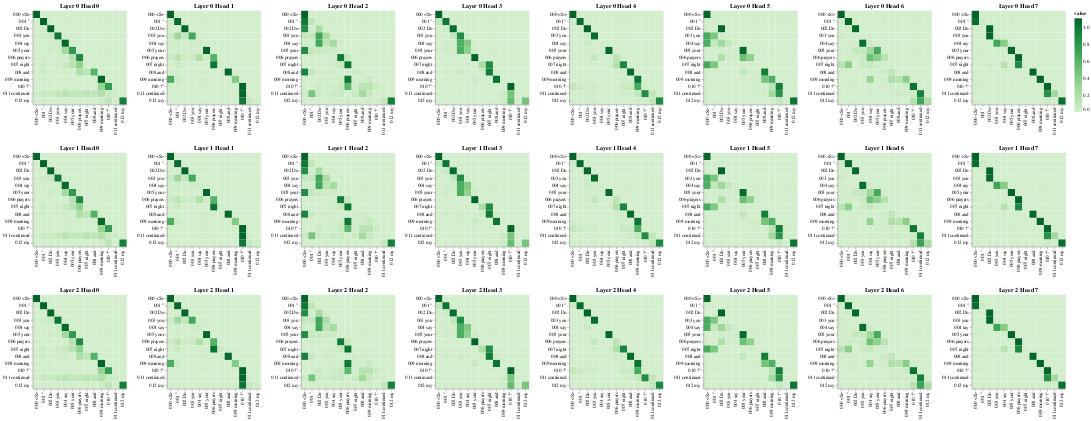

The cell this chart's notebook holds for it:
### Code cell
# Decoder Self-Attention
get_all_attention_maps("decoder", layers, heads, decoder_input_tokens, decoder_input_tokens, min(20, sentence_len))

### Figure 1 — Vega-Lite specification as saved in the notebook (floating-point values rounded to 4 significant figures; data arrays with more than 128 entries replaced by an {"elided": "..."} marker saying what was removed)
{"config": {"view": {"continuousWidth": 300, "continuousHeight": 300}}, "vconcat": [{"hconcat": [{"data": {"name": "data-a73485e702df9441bf94d6cb0440f69d"}, "mark": {"type": "rect"}, "encoding": {"color": {"field": "value", "scale": {"scheme": "greens"}, "type": "quantitative"}, "tooltip": [{"field": "row", "type": "quantitative"}, {"field": "column", "type": "quantitative"}, {"field": "value", "type": "quantitative"}, {"field": "row_token", "type": "nominal"}, {"field": "col_token", "type": "nominal"}], "x": {"axis": {"title": ""}, "field": "col_token", "type": "nominal"}, "y": {"axis": {"title": ""}, "field": "row_token", "type": "nominal"}}, "height": 200, "name": "view_73", "title": "Layer 0 Head 0", "width": 200}, {"data": {"name": "data-8de33161d3090bdfdb34ce49c3c245b1"}, "mark": {"type": "rect"}, "encoding": {"color": {"field": "value", "scale": {"scheme": "greens"}, "type": "quantitative"}, "tooltip": [{"field": "row", "type": "quantitative"}, {"field": "column", "type": "quantitative"}, {"field": "value", "type": "quantitative"}, {"field": "row_token", "type": "nominal"}, {"field": "col_token", "type": "nominal"}], "x": {"axis": {"title": ""}, "field": "col_token", "type": "nominal"}, "y": {"axis": {"title": ""}, "field": "row_token", "type": "nominal"}}, "height": 200, "name": "view_74", "title": "Layer 0 Head 1", "width": 200}, {"data": {"name": "data-a3191b47af414160c293c6724fa5b441"}, "mark": {"type": "rect"}, "encoding": {"color": {"field": "value", "scale": {"scheme": "greens"}, "type": "quantitative"}, "tooltip": [{"field": "row", "type": "quantitative"}, {"field": "column", "type": "quantitative"}, {"field": "value", "type": "quantitative"}, {"field": "row_token", "type": "nominal"}, {"field": "col_token", "type": "nominal"}], "x": {"axis": {"title": ""}, "field": "col_token", "type": "nominal"}, "y": {"axis": {"title": ""}, "field": "row_token", "type": "nominal"}}, "height": 200, "name": "view_75", "title": "Layer 0 Head 2", "width": 200}, {"data": {"name": "data-2ccedd02f02d474c8225c9e0121c010e"}, "mark": {"type": "rect"}, "encoding": {"color": {"field": "value", "scale": {"scheme": "greens"}, "type": "quantitative"}, "tooltip": [{"field": "row", "type": "quantitative"}, {"field": "column", "type": "quantitative"}, {"field": "value", "type": "quantitative"}, {"field": "row_token", "type": "nominal"}, {"field": "col_token", "type": "nominal"}], "x": {"axis": {"title": ""}, "field": "col_token", "type": "nominal"}, "y": {"axis": {"title": ""}, "field": "row_token", "type": "nominal"}}, "height": 200, "name": "view_76", "title": "Layer 0 Head 3", "width": 200}, {"data": {"name": "data-0299336cc848dc231034310f74d5f251"}, "mark": {"type": "rect"}, "encoding": {"color": {"field": "value", "scale": {"scheme": "greens"}, "type": "quantitative"}, "tooltip": [{"field": "row", "type": "quantitative"}, {"field": "column", "type": "quantitative"}, {"field": "value", "type": "quantitative"}, {"field": "row_token", "type": "nominal"}, {"field": "col_token", "type": "nominal"}], "x": {"axis": {"title": ""}, "field": "col_token", "type": "nominal"}, "y": {"axis": {"title": ""}, "field": "row_token", "type": "nominal"}}, "height": 200, "name": "view_77", "title": "Layer 0 Head 4", "width": 200}, {"data": {"name": "data-54608fd4edcf4bc38aae56f388931cfa"}, "mark": {"type": "rect"}, "encoding": {"color": {"field": "value", "scale": {"scheme": "greens"}, "type": "quantitative"}, "tooltip": [{"field": "row", "type": "quantitative"}, {"field": "column", "type": "quantitative"}, {"field": "value", "type": "quantitative"}, {"field": "row_token", "type": "nominal"}, {"field": "col_token", "type": "nominal"}], "x": {"axis": {"title": ""}, "field": "col_token", "type": "nominal"}, "y": {"axis": {"title": ""}, "field": "row_token", "type": "nominal"}}, "height": 200, "name": "view_78", "title": "Layer 0 Head 5", "width": 200}, {"data": {"name": "data-b0f86f2bbc79a5988c3439c265348406"}, "mark": {"type": "rect"}, "encoding": {"color": {"field": "value", "scale": {"scheme": "greens"}, "type": "quantitative"}, "tooltip": [{"field": "row", "type": "quantitative"}, {"field": "column", "type": "quantitative"}, {"field": "value", "type": "quantitative"}, {"field": "row_token", "type": "nominal"}, {"field": "col_token", "type": "nominal"}], "x": {"axis": {"title": ""}, "field": "col_token", "type": "nominal"}, "y": {"axis": {"title": ""}, "field": "row_token", "type": "nominal"}}, "height": 200, "name": "view_79", "title": "Layer 0 Head 6", "width": 200}, {"data": {"name": "data-094b92ce4d586e18756d043a944d6946"}, "mark": {"type": "rect"}, "encoding": {"color": {"field": "value", "scale": {"scheme": "greens"}, "type": "quantitative"}, "tooltip": [{"field": "row", "type": "quantitative"}, {"field": "column", "type": "quantitative"}, {"field": "value", "type": "quantitative"}, {"field": "row_token", "type": "nominal"}, {"field": "col_token", "type": "nominal"}], "x": {"axis": {"title": ""}, "field": "col_token", "type": "nominal"}, "y": {"axis": {"title": ""}, "field": "row_token", "type": "nominal"}}, "height": 200, "name": "view_80", "title": "Layer 0 Head 7", "width": 200}]}, {"hconcat": [{"data": {"name": "data-a73485e702df9441bf94d6cb0440f69d"}, "mark": {"type": "rect"}, "encoding": {"color": {"field": "value", "scale": {"scheme": "greens"}, "type": "quantitative"}, "tooltip": [{"field": "row", "type": "quantitative"}, {"field": "column", "type": "quantitative"}, {"field": "value", "type": "quantitative"}, {"field": "row_token", "type": "nominal"}, {"field": "col_token", "type": "nominal"}], "x": {"axis": {"title": ""}, "field": "col_token", "type": "nominal"}, "y": {"axis": {"title": ""}, "field": "row_token", "type": "nominal"}}, "height": 200, "name": "view_81", "title": "Layer 1 Head 0", "width": 200}, {"data": {"name": "data-8de33161d3090bdfdb34ce49c3c245b1"}, "mark": {"type": "rect"}, "encoding": {"color": {"field": "value", "scale": {"scheme": "greens"}, "type": "quantitative"}, "tooltip": [{"field": "row", "type": "quantitative"}, {"field": "column", "type": "quantitative"}, {"field": "value", "type": "quantitative"}, {"field": "row_token", "type": "nominal"}, {"field": "col_token", "type": "nominal"}], "x": {"axis": {"title": ""}, "field": "col_token", "type": "nominal"}, "y": {"axis": {"title": ""}, "field": "row_token", "type": "nominal"}}, "height": 200, "name": "view_82", "title": "Layer 1 Head 1", "width": 200}, {"data": {"name": "data-a3191b47af414160c293c6724fa5b441"}, "mark": {"type": "rect"}, "encoding": {"color": {"field": "value", "scale": {"scheme": "greens"}, "type": "quantitative"}, "tooltip": [{"field": "row", "type": "quantitative"}, {"field": "column", "type": "quantitative"}, {"field": "value", "type": "quantitative"}, {"field": "row_token", "type": "nominal"}, {"field": "col_token", "type": "nominal"}], "x": {"axis": {"title": ""}, "field": "col_token", "type": "nominal"}, "y": {"axis": {"title": ""}, "field": "row_token", "type": "nominal"}}, "height": 200, "name": "view_83", "title": "Layer 1 Head 2", "width": 200}, {"data": {"name": "data-2ccedd02f02d474c8225c9e0121c010e"}, "mark": {"type": "rect"}, "encoding": {"color": {"field": "value", "scale": {"scheme": "greens"}, "type": "quantitative"}, "tooltip": [{"field": "row", "type": "quantitative"}, {"field": "column", "type": "quantitative"}, {"field": "value", "type": "quantitative"}, {"field": "row_token", "type": "nominal"}, {"field": "col_token", "type": "nominal"}], "x": {"axis": {"title": ""}, "field": "col_token", "type": "nominal"}, "y": {"axis": {"title": ""}, "field": "row_token", "type": "nominal"}}, "height": 200, "name": "view_84", "title": "Layer 1 Head 3", "width": 200}, {"data": {"name": "data-0299336cc848dc231034310f74d5f251"}, "mark": {"type": "rect"}, "encoding": {"color": {"field": "value", "scale": {"scheme": "greens"}, "type": "quantitative"}, "tooltip": [{"field": "row", "type": "quantitative"}, {"field": "column", "type": "quantitative"}, {"field": "value", "type": "quantitative"}, {"field": "row_token", "type": "nominal"}, {"field": "col_token", "type": "nominal"}], "x": {"axis": {"title": ""}, "field": "col_token", "type": "nominal"}, "y": {"axis": {"title": ""}, "field": "row_token", "type": "nominal"}}, "height": 200, "name": "view_85", "title": "Layer 1 Head 4", "width": 200}, {"data": {"name": "data-54608fd4edcf4bc38aae56f388931cfa"}, "mark": {"type": "rect"}, "encoding": {"color": {"field": "value", "scale": {"scheme": "greens"}, "type": "quantitative"}, "tooltip": [{"field": "row", "type": "quantitative"}, {"field": "column", "type": "quantitative"}, {"field": "value", "type": "quantitative"}, {"field": "row_token", "type": "nominal"}, {"field": "col_token", "type": "nominal"}], "x": {"axis": {"title": ""}, "field": "col_token", "type": "nominal"}, "y": {"axis": {"title": ""}, "field": "row_token", "type": "nominal"}}, "height": 200, "name": "view_86", "title": "Layer 1 Head 5", "width": 200}, {"data": {"name": "data-b0f86f2bbc79a5988c3439c265348406"}, "mark": {"type": "rect"}, "encoding": {"color": {"field": "value", "scale": {"scheme": "greens"}, "type": "quantitative"}, "tooltip": [{"field": "row", "type": "quantitative"}, {"field": "column", "type": "quantitative"}, {"field": "value", "type": "quantitative"}, {"field": "row_token", "type": "nominal"}, {"field": "col_token", "type": "nominal"}], "x": {"axis": {"title": ""}, "field": "col_token", "type": "nominal"}, "y": {"axis": {"title": ""}, "field": "row_token", "type": "nominal"}}, "height": 200, "name": "view_87", "title": "Layer 1 Head 6", "width": 200}, {"data": {"name": "data-094b92ce4d586e18756d043a944d6946"}, "mark": {"type": "rect"}, "encoding": {"color": {"field": "value", "scale": {"scheme": "greens"}, "type": "quantitative"}, "tooltip": [{"field": "row", "type": "quantitative"}, {"field": "column", "type": "quantitative"}, {"field": "value", "type": "quantitative"}, {"field": "row_token", "type": "nominal"}, {"field": "col_token", "type": "nominal"}], "x": {"axis": {"title": ""}, "field": "col_token", "type": "nominal"}, "y": {"axis": {"title": ""}, "field": "row_token", "type": "nominal"}}, "height": 200, "name": "view_88", "title": "Layer 1 Head 7", "width": 200}]}, {"hconcat": [{"data": {"name": "data-a73485e702df9441bf94d6cb0440f69d"}, "mark": {"type": "rect"}, "encoding": {"color": {"field": "value", "scale": {"scheme": "greens"}, "type": "quantitative"}, "tooltip": [{"field": "row", "type": "quantitative"}, {"field": "column", "type": "quantitative"}, {"field": "value", "type": "quantitative"}, {"field": "row_token", "type": "nominal"}, {"field": "col_token", "type": "nominal"}], "x": {"axis": {"title": ""}, "field": "col_token", "type": "nominal"}, "y": {"axis": {"title": ""}, "field": "row_token", "type": "nominal"}}, "height": 200, "name": "view_89", "title": "Layer 2 Head 0", "width": 200}, {"data": {"name": "data-8de33161d3090bdfdb34ce49c3c245b1"}, "mark": {"type": "rect"}, "encoding": {"color": {"field": "value", "scale": {"scheme": "greens"}, "type": "quantitative"}, "tooltip": [{"field": "row", "type": "quantitative"}, {"field": "column", "type": "quantitative"}, {"field": "value", "type": "quantitative"}, {"field": "row_token", "type": "nominal"}, {"field": "col_token", "type": "nominal"}], "x": {"axis": {"title": ""}, "field": "col_token", "type": "nominal"}, "y": {"axis": {"title": ""}, "field": "row_token", "type": "nominal"}}, "height": 200, "name": "view_90", "title": "Layer 2 Head 1", "width": 200}, {"data": {"name": "data-a3191b47af414160c293c6724fa5b441"}, "mark": {"type": "rect"}, "encoding": {"color": {"field": "value", "scale": {"scheme": "greens"}, "type": "quantitative"}, "tooltip": [{"field": "row", "type": "quantitative"}, {"field": "column", "type": "quantitative"}, {"field": "value", "type": "quantitative"}, {"field": "row_token", "type": "nominal"}, {"field": "col_token", "type": "nominal"}], "x": {"axis": {"title": ""}, "field": "col_token", "type": "nominal"}, "y": {"axis": {"title": ""}, "field": "row_token", "type": "nominal"}}, "height": 200, "name": "view_91", "title": "Layer 2 Head 2", "width": 200}, {"data": {"name": "data-2ccedd02f02d474c8225c9e0121c010e"}, "mark": {"type": "rect"}, "encoding": {"color": {"field": "value", "scale": {"scheme": "greens"}, "type": "quantitative"}, "tooltip": [{"field": "row", "type": "quantitative"}, {"field": "column", "type": "quantitative"}, {"field": "value", "type": "quantitative"}, {"field": "row_token", "type": "nominal"}, {"field": "col_token", "type": "nominal"}], "x": {"axis": {"title": ""}, "field": "col_token", "type": "nominal"}, "y": {"axis": {"title": ""}, "field": "row_token", "type": "nominal"}}, "height": 200, "name": "view_92", "title": "Layer 2 Head 3", "width": 200}, {"data": {"name": "data-0299336cc848dc231034310f74d5f251"}, "mark": {"type": "rect"}, "encoding": {"color": {"field": "value", "scale": {"scheme": "greens"}, "type": "quantitative"}, "tooltip": [{"field": "row", "type": "quantitative"}, {"field": "column", "type": "quantitative"}, {"field": "value", "type": "quantitative"}, {"field": "row_token", "type": "nominal"}, {"field": "col_token", "type": "nominal"}], "x": {"axis": {"title": ""}, "field": "col_token", "type": "nominal"}, "y": {"axis": {"title": ""}, "field": "row_token", "type": "nominal"}}, "height": 200, "name": "view_93", "title": "Layer 2 Head 4", "width": 200}, {"data": {"name": "data-54608fd4edcf4bc38aae56f388931cfa"}, "mark": {"type": "rect"}, "encoding": {"color": {"field": "value", "scale": {"scheme": "greens"}, "type": "quantitative"}, "tooltip": [{"field": "row", "type": "quantitative"}, {"field": "column", "type": "quantitative"}, {"field": "value", "type": "quantitative"}, {"field": "row_token", "type": "nominal"}, {"field": "col_token", "type": "nominal"}], "x": {"axis": {"title": ""}, "field": "col_token", "type": "nominal"}, "y": {"axis": {"title": ""}, "field": "row_token", "type": "nominal"}}, "height": 200, "name": "view_94", "title": "Layer 2 Head 5", "width": 200}, {"data": {"name": "data-b0f86f2bbc79a5988c3439c265348406"}, "mark": {"type": "rect"}, "encoding": {"color": {"field": "value", "scale": {"scheme": "greens"}, "type": "quantitative"}, "tooltip": [{"field": "row", "type": "quantitative"}, {"field": "column", "type": "quantitative"}, {"field": "value", "type": "quantitative"}, {"field": "row_token", "type": "nominal"}, {"field": "col_token", "type": "nominal"}], "x": {"axis": {"title": ""}, "field": "col_token", "type": "nominal"}, "y": {"axis": {"title": ""}, "field": "row_token", "type": "nominal"}}, "height": 200, "name": "view_95", "title": "Layer 2 Head 6", "width": 200}, {"data": {"name": "data-094b92ce4d586e18756d043a944d6946"}, "mark": {"type": "rect"}, "encoding": {"color": {"field": "value", "scale": {"scheme": "greens"}, "type": "quantitative"}, "tooltip": [{"field": "row", "type": "quantitative"}, {"field": "column", "type": "quantitative"}, {"field": "value", "type": "quantitative"}, {"field": "row_token", "type": "nominal"}, {"field": "col_token", "type": "nominal"}], "x": {"axis": {"title": ""}, "field": "col_token", "type": "nominal"}, "y": {"axis": {"title": ""}, "field": "row_token", "type": "nominal"}}, "height": 200, "name": "view_96", "title": "Layer 2 Head 7", "width": 200}]}], "params": [{"name": "param_73", "select": {"type": "interval", "encodings": ["x", "y"]}, "bind": "scales", "views": ["view_73"]}, {"name": "param_74", "select": {"type": "interval", "encodings": ["x", "y"]}, "bind": "scales", "views": ["view_74"]}, {"name": "param_75", "select": {"type": "interval", "encodings": ["x", "y"]}, "bind": "scales", "views": ["view_75"]}, {"name": "param_76", "select": {"type": "interval", "encodings": ["x", "y"]}, "bind": "scales", "views": ["view_76"]}, {"name": "param_77", "select": {"type": "interval", "encodings": ["x", "y"]}, "bind": "scales", "views": ["view_77"]}, {"name": "param_78", "select": {"type": "interval", "encodings": ["x", "y"]}, "bind": "scales", "views": ["view_78"]}, {"name": "param_79", "select": {"type": "interval", "encodings": ["x", "y"]}, "bind": "scales", "views": ["view_79"]}, {"name": "param_80", "select": {"type": "interval", "encodings": ["x", "y"]}, "bind": "scales", "views": ["view_80"]}, {"name": "param_81", "select": {"type": "interval", "encodings": ["x", "y"]}, "bind": "scales", "views": ["view_81"]}, {"name": "param_82", "select": {"type": "interval", "encodings": ["x", "y"]}, "bind": "scales", "views": ["view_82"]}, {"name": "param_83", "select": {"type": "interval", "encodings": ["x", "y"]}, "bind": "scales", "views": ["view_83"]}, {"name": "param_84", "select": {"type": "interval", "encodings": ["x", "y"]}, "bind": "scales", "views": ["view_84"]}, {"name": "param_85", "select": {"type": "interval", "encodings": ["x", "y"]}, "bind": "scales", "views": ["view_85"]}, {"name": "param_86", "select": {"type": "interval", "encodings": ["x", "y"]}, "bind": "scales", "views": ["view_86"]}, {"name": "param_87", "select": {"type": "interval", "encodings": ["x", "y"]}, "bind": "scales", "views": ["view_87"]}, {"name": "param_88", "select": {"type": "interval", "encodings": ["x", "y"]}, "bind": "scales", "views": ["view_88"]}, {"name": "param_89", "select": {"type": "interval", "encodings": ["x", "y"]}, "bind": "scales", "views": ["view_89"]}, {"name": "param_90", "select": {"type": "interval", "encodings": ["x", "y"]}, "bind": "scales", "views": ["view_90"]}, {"name": "param_91", "select": {"type": "interval", "encodings": ["x", "y"]}, "bind": "scales", "views": ["view_91"]}, {"name": "param_92", "select": {"type": "interval", "encodings": ["x", "y"]}, "bind": "scales", "views": ["view_92"]}, {"name": "param_93", "select": {"type": "interval", "encodings": ["x", "y"]}, "bind": "scales", "views": ["view_93"]}, {"name": "param_94", "select": {"type": "interval", "encodings": ["x", "y"]}, "bind": "scales", "views": ["view_94"]}, {"name": "param_95", "select": {"type": "interval", "encodings": ["x", "y"]}, "bind": "scales", "views": ["view_95"]}, {"name": "param_96", "select": {"type": "interval", "encodings": ["x", "y"]}, "bind": "scales", "views": ["view_96"]}], "$schema": "https://vega.github.io/schema/vega-lite/v5.20.1.json", "datasets": {"data-a73485e702df9441bf94d6cb0440f69d": {"elided": "169 records"}, "data-8de33161d3090bdfdb34ce49c3c245b1": {"elided": "169 records"}, "data-a3191b47af414160c293c6724fa5b441": {"elided": "169 records"}, "data-2ccedd02f02d474c8225c9e0121c010e": {"elided": "169 records"}, "data-0299336cc848dc231034310f74d5f251": {"elided": "169 records"}, "data-54608fd4edcf4bc38aae56f388931cfa": {"elided": "169 records"}, "data-b0f86f2bbc79a5988c3439c265348406": {"elided": "169 records"}, "data-094b92ce4d586e18756d043a944d6946": {"elided": "169 records"}}}
